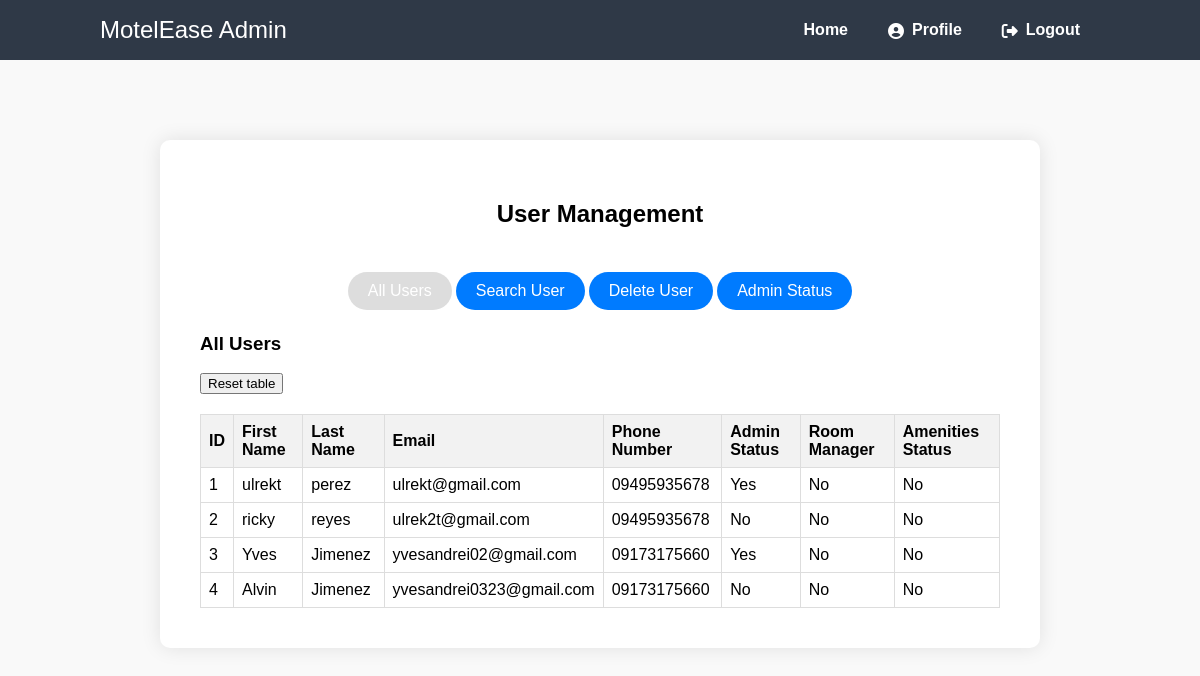
/ITPROGhotel/php/user_management.php (signed in), run on an earlier commit of the app's database.
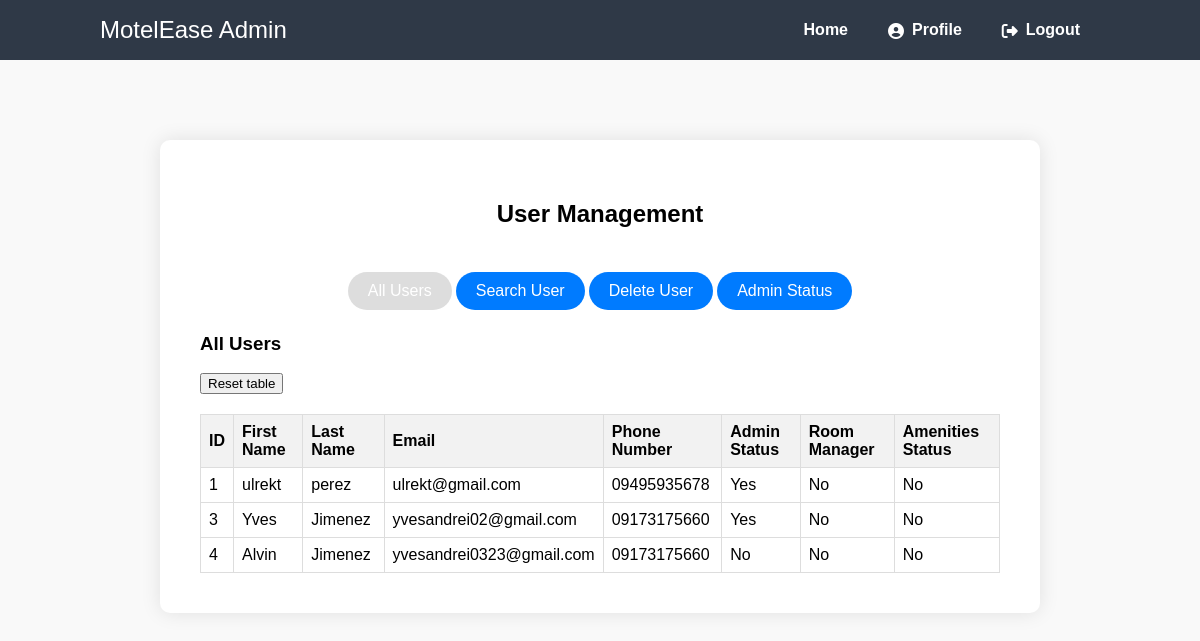
And on a later commit of the database.
### tables this page shows
CREATE TABLE `user` (
  `id` int(11) NOT NULL,
  `firstName` varchar(50) NOT NULL,
  `lastName` varchar(50) NOT NULL,
  `email` varchar(50) NOT NULL,
  `phoneNumber` varchar(13) NOT NULL,
  `password` varchar(200) NOT NULL,
  `profilePicture` mediumblob NOT NULL,
  `admin_checker` int(1) NOT NULL,
  `room_manager` int(11) DEFAULT 0,
  `amenities_manager` int(11) DEFAULT 0
);

### ITPROGhotel/php/user_management.php (the view, shortened to what this page needs)
<?php
$conn = new mysqli('localhost', 'root', '', 'itproghs');
function getUsers() {
    global $conn;
    $result = $conn->query("SELECT * FROM user");
    return $result->fetch_all(MYSQLI_ASSOC);
}
$allUsers = getUsers();
$users = $allUsers;
?>
<!DOCTYPE html>
<html>
<head>
    <link href="../usermgmt.css" rel="stylesheet" type="text/css">
    <link rel="stylesheet" href="https://cdnjs.cloudflare.com/ajax/libs/font-awesome/6.2.0/css/all.min.css">
</head>
<body>
    <nav class="navtop">
		<div>
			<h1>MotelEase Admin</h1>
			<a href="admin_home.php">Home</a>
			<a href="admin_profile.php"><i class="fas fa-user-circle"></i>Profile</a>
			<a href="logout.php"><i class="fas fa-sign-out-alt"></i>Logout</a>
		</div>
	</nav>
    <div class="container">
        <h2>User Management</h2>
        <div class="toggle-container">
            <button class="active" onclick="showForm('all-users-form')">All Users</button>
            <button onclick="showForm('search-form')">Search User</button>
            <button onclick="showForm('delete-form')">Delete User</button>
            <button onclick="showForm('admin-status-form')">Admin Status</button>
        </div>
        <div id="all-users-form" class="form-container active">
            <h3>All Users</h3>
                <form action="user_management.php" method="post">
                    <button type="">Reset table</button>
                </form>
            <table>
                <tr>
                    <th>ID</th>
                    <th>First Name</th>
                    <th>Last Name</th>
                    <th>Email</th>
                    <th>Phone Number</th>
                    <th>Admin Status</th>
                    <th>Room Manager</th>
                    <th>Amenities Status</th>
                </tr>
                <?php foreach ($users as $user): ?>
                <tr>
                    <td><?= $user['id']; ?></td>
                    <td><?= $user['firstName']; ?></td>
                    <td><?= $user['lastName']; ?></td>
                    <td><?= $user['email']; ?></td>
                    <td><?= $user['phoneNumber']; ?></td>
                    <td><?= $user['admin_checker'] ? 'Yes' : 'No'; ?></td>
                    <td><?= $user['room_manager'] ? 'Yes' : 'No'; ?></td>
                    <td><?= $user['amenities_manager'] ? 'Yes' : 'No'; ?></td>
                </tr>
                <?php endforeach; ?>
            </table>
        </div>
</div>
</body>
</html>

### ITPROGhotel/usermgmt.css (style rules this page uses)
body { font-family: 'Montserrat', sans-serif; background-color: #f9f9f9; margin: 0; padding: 0; }
.navtop { background-color: #2f3947; height: 60px; width: 100%; border: 0; }
.navtop div { display: flex; margin: 0 auto; width: 1000px; height: 100%; }
.navtop div h1, .navtop div a { display: inline-flex; align-items: center; }
.navtop div h1 { flex: 1; font-size: 24px; padding: 0; margin: 0; color: #fff; font-weight: normal; }
.navtop div a { padding: 0 20px; text-decoration: none; color: #fff; font-weight: bold; }
.navtop div a i { padding: 2px 8px 0 0; }
.container { background-color: white; padding: 40px; border-radius: 10px; box-shadow: 0 0 20px rgba(0, 0, 0, 0.1); width: 100%; max-width: 800px; display: flex; flex-direction: column; align-items: center; margin: 80px auto; }
.form-container { width: 100%; display: none; }
.form-container.active { display: block; }
.toggle-container { display: flex; justify-content: center; margin-top: 20px; }
.toggle-container button { background-color: #007BFF; border: none; padding: 10px 20px; text-align: center; text-decoration: none; display: inline-block; font-size: 16px; margin: 4px 2px; cursor: pointer; border-radius: 25px; color: white; transition: background-color 0.3s ease, transform 0.3s ease; }
.toggle-container button.active { background-color: #0056b3; }
table { width: 100%; border-collapse: collapse; margin-top: 20px; }
th, td { border: 1px solid #ddd; padding: 8px; }
th { background-color: #f2f2f2; text-align: left; }

### ITPROGhotel/php/user_management.php (style rules this page uses)
.form-container { display: none; }
.form-container.active { display: block; }
.toggle-container button.active { background-color: #ddd; }

What changed in the data, as far as the page shows it:
removed user: id "2", firstName "ricky", lastName "reyes", email "ulrek2t@gmail.com", phoneNumber "09495935678", admin_checker "No", room_manager "No", amenities_manager "No"
